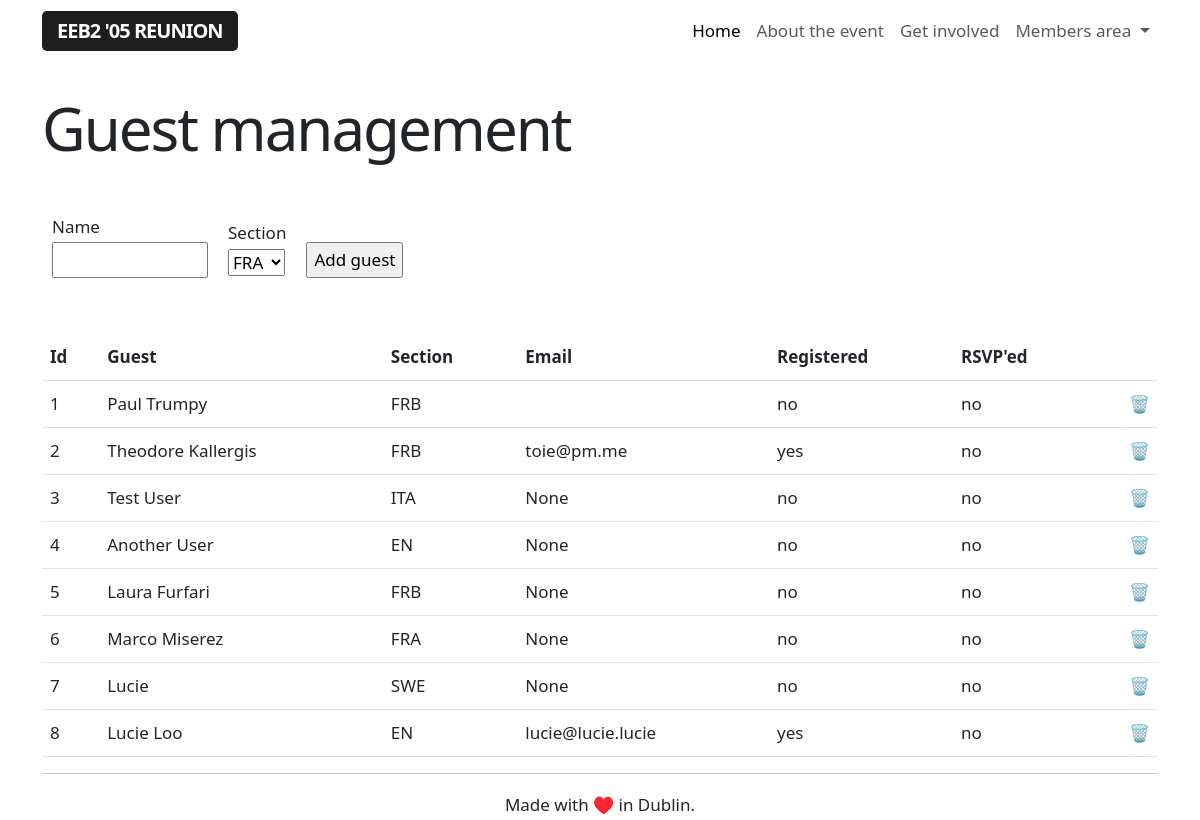
The app's page /admin/guests (signed in) with its own data.
### app/models.py (models this page shows, shortened)
class Section(db.Model):
    id = db.Column(db.Integer, primary_key=True)
    section = db.Column(db.String(64), index=True, unique=True)
    def __repr__(self):
        return '{}'.format(self.section)

class Guest(db.Model):
    id = db.Column(db.Integer, primary_key=True)
    name = db.Column(db.String(64), index=True, unique=False)
    section = db.Column(db.String(64), index=True, unique=False)
    email = db.Column(db.String(120), index=True, unique=True)
    registered = db.Column(db.String(120), index=True, unique=False)
    rsvp = db.Column(db.String(64), index=True, unique=False)

### app/routes.py (the view, shortened to what this page needs)
@app.route('/admin/guests', methods=['GET', 'POST'])
@login_required
def adminguestmanagement():
    if current_user.role == 'admin':
        guests = Guest.query.order_by(Guest.id.asc())
        form = AddGuestForm()
    else:
        flash('This is a restricted area.')
        return redirect(url_for('index'))
    return render_template("guest_management.html", title='Guest list management', guests=guests, form=form)

### app/forms.py
class AddGuestForm(FlaskForm):
    guestname = StringField('Name', validators=[DataRequired()])
    section = SelectField(u'Section', choices = [], validators = [DataRequired()])
    submit = SubmitField('Add guest')
    def __init__(self):
        super(AddGuestForm, self).__init__()
        self.section.choices = Section.query.all()

### app/models.py (called while the page is built)
@login.user_loader
def load_user(id):
    return User.query.get(int(id))

### app/templates/guest_management.html (shortened to what this page needs)
{% extends "base.html" %}
{% block content %}
<h1>Guest management</h1>
<br>
<form action="" method="post" novalidate>
    <table >
    <tbody>
        <tr>
            <td class="guesttable">
                <p>
                    {{ form.guestname.label }} <br>
                    {{ form.guestname(size=10)}}<br>
                </p>
            </td>
            <td class="guesttable">
                <p>
                    {{ form.section.label }} <br>
                    {{ form.section()}}<br>
                </p>
            </td>
            <td class="guesttable">
                <p>{{ form.submit() }}</p>
            </td>
        </tr>
    </tbody>
</table>
<br>
</form>
<table class="table">
    <tr>
        <th>Id</th>
        <th>Guest</th>
        <th>Section</th>
        <th>Email</th>
        <th>Registered</th>
        <th>RSVP'ed</th>
        <th></th>
    </tr>
{% for guest in guests %}
    {% include '_guests.html' %}
{% endfor %}
</table>
{% endblock %}

### app/templates/base.html (shortened to what this page needs)
<!doctype html>
<html lang="en">
<head>
    <link rel="stylesheet" href="{{url_for('.static', filename='styles.css')}}">
    <link href="https://cdn.jsdelivr.net/npm/bootstrap@5.3.0-alpha1/dist/css/bootstrap.min.css" rel="stylesheet">
    <link href="https://getbootstrap.com/docs/5.3/assets/css/docs.css" rel="stylesheet">
</head>
<body class="bd-example">
    <nav class="navbar navbar-expand-lg" data-bs-theme="light">
        <div class="container">
            <a class="navbar-brand" href="/index">EEB2 '05 Reunion</a>
            <div class="collapse navbar-collapse rightalign" id="navbarNavDropdown">
                <ul class="navbar-nav text">
                    <li class="nav-item">
                        <a class="nav-link active" aria-current="page" href="/index">Home</a>
                    </li>
                    <li class="nav-item">
                        <a class="nav-link" href="/about">About the event</a>
                    </li>
                    <li class="nav-item">
                        <a class="nav-link" href="/involved">Get involved</a>
                    </li>
                    {% if current_user.is_anonymous %}
                    <li>
                        <a class="btn btn-outline-primary login-button" href="/login" role="button">Login</a>
                        <a class="btn btn-primary" href="/register" role="button">Sign up</a>
                    </li>
                    {% else %}
                    <li class="nav-item dropdown">
                        <a class="nav-link dropdown-toggle" href="#" role="button" data-bs-toggle="dropdown" aria-expanded="false">
                            Members area
                        </a>
                    </li>
                    {% endif %}
                </ul>
            </div>
        </div>
    </nav>
<br>
<div class="container">
    {% block content %}{% endblock %}
</div>
<div class="container text-center">
<hr>
Made with ♥️ in Dublin.
</div>
</body>
</html>

### app/templates/_guests.html
<tr>
    <td>{{ guest.id }}</td>
    <td>{{ guest.name }}</td>
    <td>{{ guest.section }}</td>
    <td>{{ guest.email }}</td>
    <td>{{ guest.registered }}</td>
    <td>{{ guest.rsvp }}</td>
    <td><a class="nolinkdecoration alignright" href="{{ url_for('delete_guest', guestid=guest.id) }}">🗑️</td>
</tr>

### app/static/styles.css (style rules this page uses)
body { font-size: 17px !important; line-height: 30px !important; }
h1 { font-size: 60px !important; letter-spacing: -2px; }
.navbar-brand { background-color: #1e1e1e; color: #fff !important; padding: 6px 15px; border-radius: 5px; text-transform: uppercase; font-weight: 600; letter-spacing: -1px; }
.rightalign { justify-content: flex-end; }
.nolinkdecoration { text-decoration: none; }
.alignright { margin-left: auto; margin-right: 0; display: table; }
.guesttable { vertical-align: bottom; padding: 10px; }

### records on screen
Section: section "FRA"
Guest: id "1", name "Paul Trumpy", section "FRB", registered "no", rsvp "no"
Guest: id "2", name "Theodore Kallergis", section "FRB", email "toie@pm.me", registered "yes", rsvp "no"
Guest: id "3", name "Test User", section "ITA", email "None", registered "no", rsvp "no"
Guest: id "4", name "Another User", section "EN", email "None", registered "no", rsvp "no"
Guest: id "5", name "Laura Furfari", section "FRB", email "None", registered "no", rsvp "no"
Guest: id "6", name "Marco Miserez", section "FRA", email "None", registered "no", rsvp "no"
Guest: id "7", name "Lucie", section "SWE", email "None", registered "no", rsvp "no"
Guest: id "8", name "Lucie Loo", section "EN", email "lucie@lucie.lucie", registered "yes", rsvp "no"
